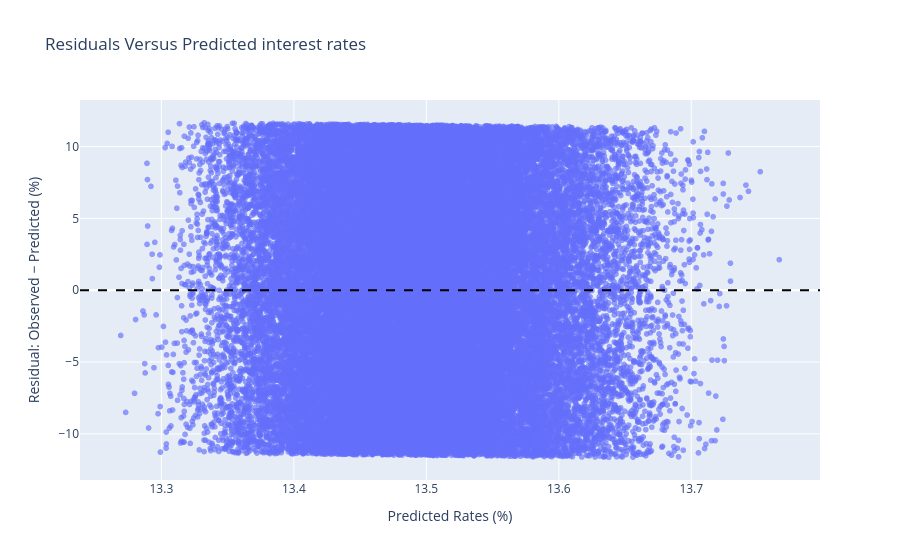

This figure's notebook cell:
### Code cell
fig = px.scatter(
    model_results,
    x="predicted_interest_rates",
    y="residual",
    opacity=0.65,
    title="Residuals Versus Predicted interest rates",
    labels={
        "predicted_interest_rates": "Predicted Rates (%)",
        "residual": "Residual: Observed − Predicted (%)",
    },
)

fig.add_hline(
    y=0,
    line_dash="dash",
    line_color="black"
)

fig.show()

### Figure 1 — Plotly figure (JSON) as saved in the notebook; plotly's stock layout.template omitted (floating-point values rounded to 4 significant figures; data arrays with more than 128 entries replaced by an {"elided": "..."} marker saying what was removed)
{"data": [{"hovertemplate": "Predicted Rates (%)=%{x}<br>Residual: Observed − Predicted (%)=%{y}<extra></extra>", "legendgroup": "", "marker": {"color": "#636efa", "opacity": 0.65, "symbol": "circle"}, "mode": "markers", "name": "", "showlegend": false, "type": "scattergl", "x": {"elided": "51070 float values"}, "xaxis": "x", "y": {"elided": "51070 float values"}, "yaxis": "y"}], "layout": {"legend": {"tracegroupgap": 0}, "shapes": [{"line": {"color": "black", "dash": "dash"}, "type": "line", "x0": 0, "x1": 1, "xref": "x domain", "y0": 0, "y1": 0, "yref": "y"}], "title": {"text": "Residuals Versus Predicted interest rates"}, "xaxis": {"anchor": "y", "domain": [0, 1], "title": {"text": "Predicted Rates (%)"}}, "yaxis": {"anchor": "x", "domain": [0, 1], "title": {"text": "Residual: Observed − Predicted (%)"}}}}
